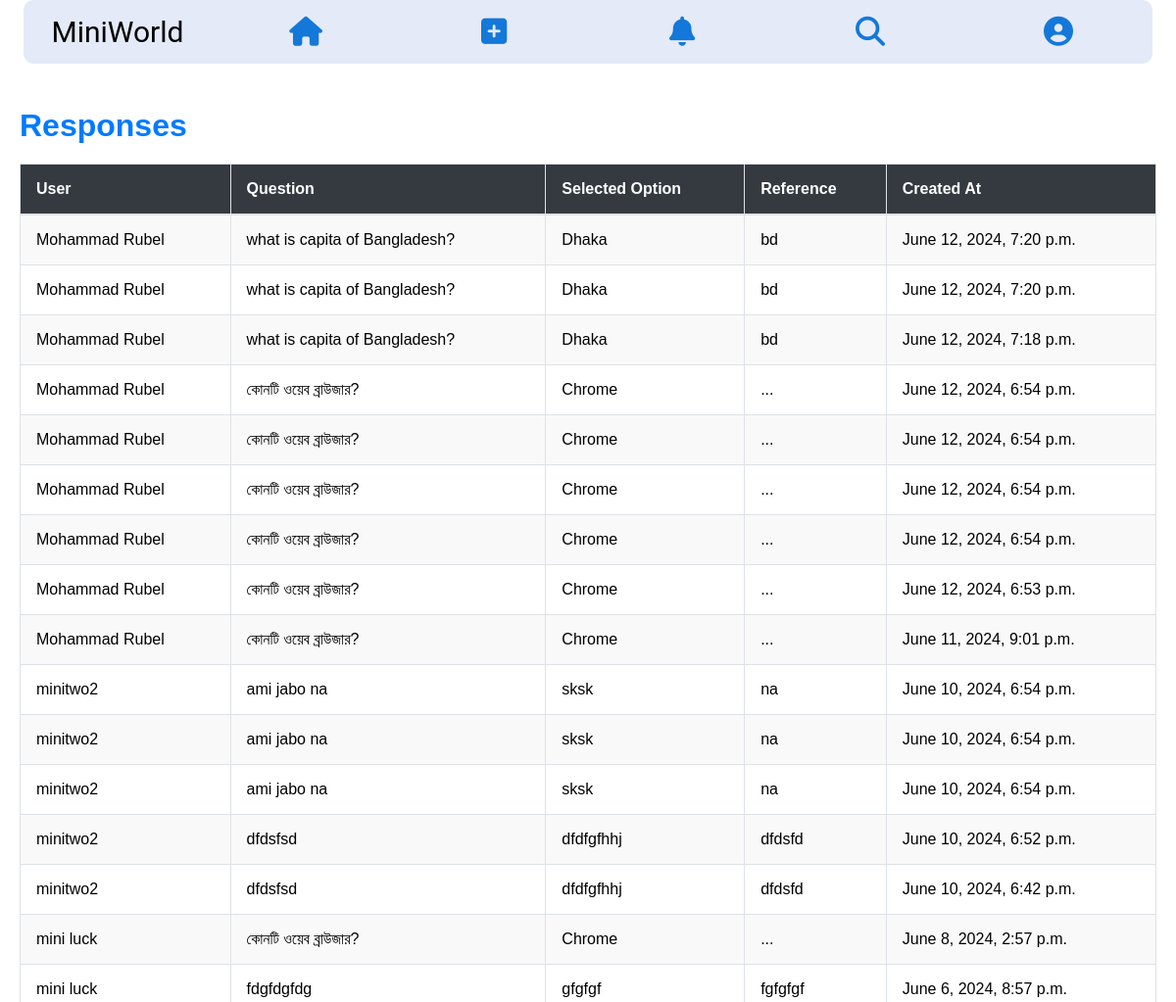
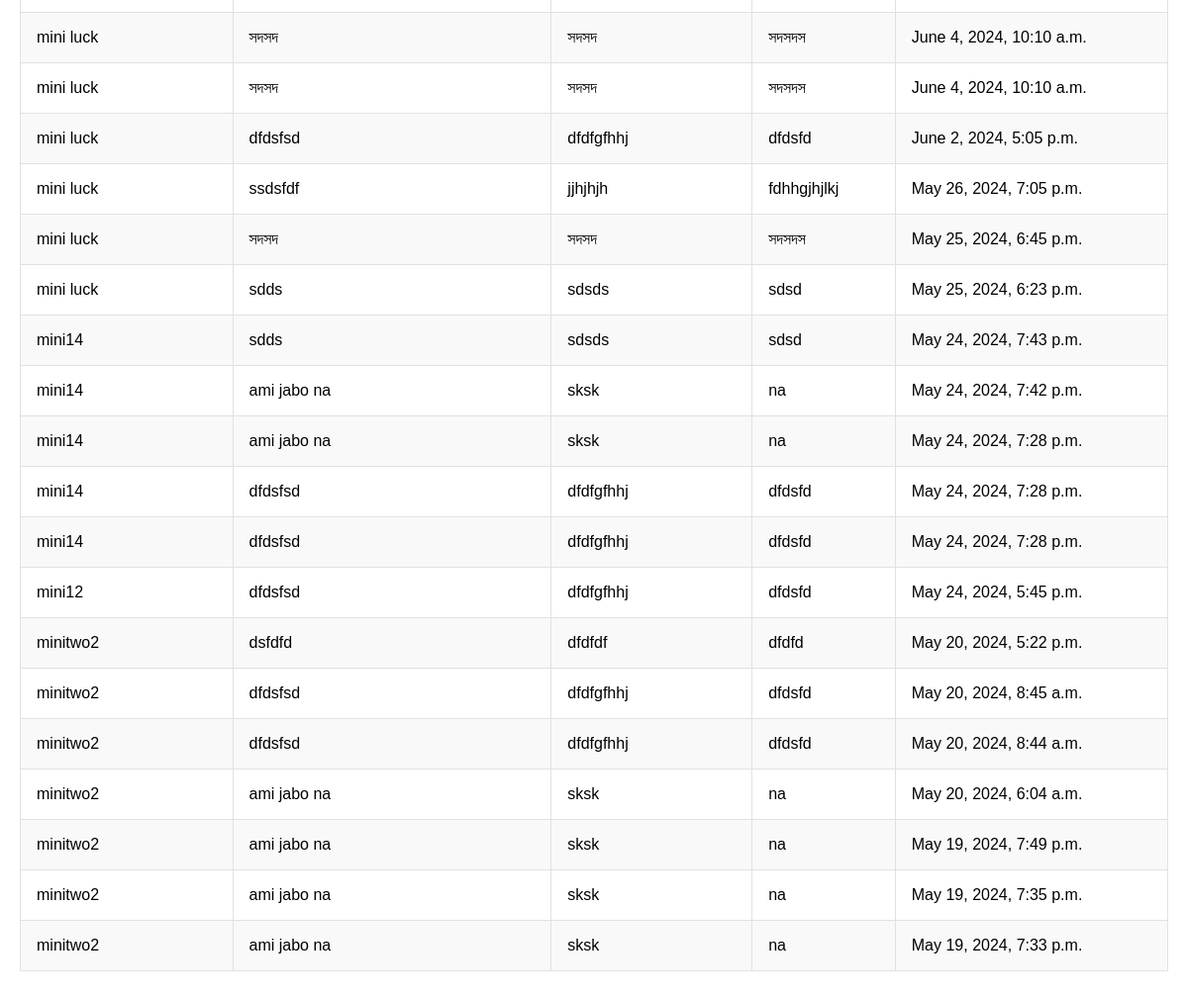
The page / (signed in) on the database its author committed (2 pictures, top to bottom).
### minigen/models.py (models this page shows, shortened)
class Response(models.Model):
    user = models.ForeignKey(User, on_delete=models.CASCADE, related_name='responses')
    mcq_post = models.ForeignKey(MCQPost, on_delete=models.CASCADE, related_name='responses')
    selected_option = models.CharField(max_length=7, choices=MCQPost.OPTION_CHOICES)
    is_correct = models.BooleanField()
    created_at = models.DateTimeField(auto_now_add=True)
    updated_at = models.DateTimeField(auto_now=True)

class MCQPost(models.Model):
    user = models.ForeignKey(User, on_delete=models.CASCADE, related_name='mcq_posts')
    question = models.CharField(max_length=255)
    reference = models.CharField(max_length=255)
    option1 = models.CharField(max_length=255)
    option2 = models.CharField(max_length=255)
    option3 = models.CharField(max_length=255)
    option4 = models.CharField(max_length=255)
    answer = models.CharField(max_length=255)
    OPTION_CHOICES = [
        ('option1', 'Option 1'),
        ('option2', 'Option 2'),
        ('option3', 'Option 3'),
        ('option4', 'Option 4'),
    ]
    description = models.CharField(max_length=255, choices=OPTION_CHOICES)
    created_at = models.DateTimeField(auto_now_add=True)
    updated_at = models.DateTimeField(auto_now=True)
    class Meta:
        ordering = ['-created_at']
        verbose_name = 'MCQ Post'
        verbose_name_plural = 'MCQ Posts'

### minigen/views.py (the view)
# urls.py: path('', views.Mini, name="mini"),
@login_required(login_url=reverse_lazy('signin'))
def Mini(request):
    responses = Response.objects.filter(is_correct=True).order_by('-created_at')
    context = {
        'responses': responses,
    }
    return render(request, 'minigen/mini.html', context)

### templates/minigen/mini.html (shortened to what this page needs)
{% load static %}
<!DOCTYPE html>
<html lang="en">
<head>
    <link rel="stylesheet" href="{% static 'minigen/css/mini.css' %}">
    <link rel="stylesheet" href="https://cdnjs.cloudflare.com/ajax/libs/font-awesome/6.5.1/css/all.min.css">
</head>
<body>
<div class="container-fluid">
    <div class="container">
        <div class="menu">
            <div class="mini-home">
                <a href="{% url 'home' %}" class="button-class">MiniWorld</a>
            </div>
            <div class="menu-home">
                <a href="{% url 'home' %}" class="icon-button" aria-label="Home">
                    <i class="fa-solid fa-house icon"></i>
                </a>
            </div>
            <div class="menu-home">
                <a href="{% url 'postmcq' %}" class="icon-button" aria-label="Post MCQ">
                    <i class="fa-solid fa-square-plus"></i>
                </a>
            </div>
            <div class="menu-home">
                <a href="{% url 'notification' %}" class="icon-button" aria-label="Notifications">
                    <i class="fa-solid fa-bell"></i>
                </a>
            </div>
            <div class="menu-home">
                <a href="{% url 'search' %}" class="icon-button" aria-label="Search">
                    <i class="fa-solid fa-magnifying-glass"></i>
                </a>
            </div>
            <div class="menu-home">
                <a href="{% url 'profile' %}" class="icon-button" aria-label="Profile">
                    <i class="fa-solid fa-circle-user"></i>
                </a>
            </div>
        </div>
    </div>
</div>
<div class="centre">
    <div class="container">
        <h1 class="mt-4">Responses</h1>
        <table class="table table-bordered table-striped mt-4">
            <thead class="thead-dark">
                <tr>
                    <th>User</th>
                    <th>Question</th>
                    <th>Selected Option</th>
                    <th>Reference</th>
                    <th>Created At</th>
                </tr>
            </thead>
            <tbody>
                {% for response in responses %}
                {% if response.is_correct %}
                    <tr>
                        <td>{{ response.user.username }}</td>
                        <td>{{ response.mcq_post.question }}</td>
                        <td>{% if response.selected_option == 'option1' %}
                                {{ response.mcq_post.option1 }}
                            {% elif response.selected_option == 'option2' %}
                                {{ response.mcq_post.option2 }}
                            {% elif response.selected_option == 'option3' %}
                                {{ response.mcq_post.option3 }}
                            {% elif response.selected_option == 'option4' %}
                                {{ response.mcq_post.option4 }}
                            {% endif %}</td>
                        <td>{{ response.mcq_post.reference }}</td>
                        <td>{{ response.created_at }}</td>
                    </tr>
                {% endif %}
                {% endfor %}
            </tbody>
        </table>
    </div>
</div>
</body>
</html>

### assets/minigen/css/mini.css (style rules this page uses)
* { margin: 0; padding: 0; box-sizing: border-box; }
body { font-family: Arial, sans-serif; margin: 0; padding: 0; }
.container-fluid { width: 90%; padding: 0 15px; margin: 0 auto; margin-left: 5%; }
.container { width: 100%; }
.menu { position: fixed; top: 0; left: 0; width: 96%; margin-left: 2%; margin-top: 0%; display: flex; justify-content: space-around; align-items: center; padding: 5px 0; background-color: #e4eaf7; z-index: 1000; border-radius: 10px; }
.mini-home { flex: 1; text-align: center; }
.mini-home a { width: 100%; display: inline-block; cursor: pointer; padding: 10px; border-radius: 10px; font-family: 'Roboto', sans-serif; text-align: center; color: black; font-size: 30px; text-decoration: none; }
.menu-home { flex: 1; text-align: center; }
.menu-home a { width: 50%; display: inline-block; cursor: pointer; padding: 10px; border-radius: 10px; font-family: 'Roboto', sans-serif; text-align: center; color: #1378DA; font-size: 30px; }
.menu-home a i { font-size: 30px; margin-top: 2px; }
.centre { display: flex; justify-content: center; align-items: start; padding: 20px; margin-top: 70px; }
.container { margin-top: 20px; }
h1 { font-size: 2em; margin-bottom: 20px; color: #007bff; }
.table { width: 100%; margin-bottom: 1rem; background-color: #fff; border-collapse: collapse; }
.table th, .table td { padding: 1rem; vertical-align: top; border-top: 1px solid #dee2e6; }
.table thead th { vertical-align: bottom; border-bottom: 2px solid #dee2e6; background-color: #343a40; color: #fff; }
.table-bordered { border: 1px solid #dee2e6; }
.table-bordered th, .table-bordered td { border: 1px solid #dee2e6; }
.table-striped tbody tr:nth-of-type(odd) { background-color: #f9f9f9; }
thead { background-color: #343a40; color: white; }
td, th { padding: 15px; text-align: left; }

### rows shown on the page
Response: user.username "Mohammad Rubel", mcq_post.question "what is capita of Bangladesh?", mcq_post.option1 "Dhaka", mcq_post.reference "bd", created_at "June 12, 2024, 7:20 p.m."
Response: user.username "Mohammad Rubel", mcq_post.question "what is capita of Bangladesh?", mcq_post.option1 "Dhaka", mcq_post.reference "bd", created_at "June 12, 2024, 7:20 p.m."
Response: user.username "Mohammad Rubel", mcq_post.question "what is capita of Bangladesh?", mcq_post.option1 "Dhaka", mcq_post.reference "bd", created_at "June 12, 2024, 7:18 p.m."
Response: user.username "Mohammad Rubel", mcq_post.question "কোনটি ওয়েব ব্রাউজার?", mcq_post.option3 "Chrome", mcq_post.reference "...", created_at "June 12, 2024, 6:54 p.m."
Response: user.username "Mohammad Rubel", mcq_post.question "কোনটি ওয়েব ব্রাউজার?", mcq_post.option3 "Chrome", mcq_post.reference "...", created_at "June 12, 2024, 6:54 p.m."
Response: user.username "Mohammad Rubel", mcq_post.question "কোনটি ওয়েব ব্রাউজার?", mcq_post.option3 "Chrome", mcq_post.reference "...", created_at "June 12, 2024, 6:54 p.m."
Response: user.username "Mohammad Rubel", mcq_post.question "কোনটি ওয়েব ব্রাউজার?", mcq_post.option3 "Chrome", mcq_post.reference "...", created_at "June 12, 2024, 6:54 p.m."
Response: user.username "Mohammad Rubel", mcq_post.question "কোনটি ওয়েব ব্রাউজার?", mcq_post.option3 "Chrome", mcq_post.reference "...", created_at "June 12, 2024, 6:53 p.m."
Response: user.username "Mohammad Rubel", mcq_post.question "কোনটি ওয়েব ব্রাউজার?", mcq_post.option3 "Chrome", mcq_post.reference "...", created_at "June 11, 2024, 9:01 p.m."
Response: user.username "minitwo2", mcq_post.question "ami jabo na", mcq_post.option2 "sksk", mcq_post.reference "na", created_at "June 10, 2024, 6:54 p.m."
Response: user.username "minitwo2", mcq_post.question "ami jabo na", mcq_post.option2 "sksk", mcq_post.reference "na", created_at "June 10, 2024, 6:54 p.m."
Response: user.username "minitwo2", mcq_post.question "ami jabo na", mcq_post.option2 "sksk", mcq_post.reference "na", created_at "June 10, 2024, 6:54 p.m."
Response: user.username "minitwo2", mcq_post.question "dfdsfsd", mcq_post.option3 "dfdfgfhhj", mcq_post.reference "dfdsfd", created_at "June 10, 2024, 6:52 p.m."
Response: user.username "minitwo2", mcq_post.question "dfdsfsd", mcq_post.option3 "dfdfgfhhj", mcq_post.reference "dfdsfd", created_at "June 10, 2024, 6:42 p.m."
Response: user.username "mini luck", mcq_post.question "কোনটি ওয়েব ব্রাউজার?", mcq_post.option3 "Chrome", mcq_post.reference "...", created_at "June 8, 2024, 2:57 p.m."
Response: user.username "mini luck", mcq_post.question "fdgfdgfdg", mcq_post.option2 "gfgfgf", mcq_post.reference "fgfgfgf", created_at "June 6, 2024, 8:57 p.m."
Response: user.username "mini luck", mcq_post.question "সদসদ", mcq_post.option2 "সদসদ", mcq_post.reference "সদসদস", created_at "June 4, 2024, 10:10 a.m."
Response: user.username "mini luck", mcq_post.question "সদসদ", mcq_post.option2 "সদসদ", mcq_post.reference "সদসদস", created_at "June 4, 2024, 10:10 a.m."
Response: user.username "mini luck", mcq_post.question "dfdsfsd", mcq_post.option3 "dfdfgfhhj", mcq_post.reference "dfdsfd", created_at "June 2, 2024, 5:05 p.m."
Response: user.username "mini luck", mcq_post.question "ssdsfdf", mcq_post.option3 "jjhjhjh", mcq_post.reference "fdhhgjhjlkj", created_at "May 26, 2024, 7:05 p.m."
Response: user.username "mini luck", mcq_post.question "সদসদ", mcq_post.option2 "সদসদ", mcq_post.reference "সদসদস", created_at "May 25, 2024, 6:45 p.m."
Response: user.username "mini luck", mcq_post.question "sdds", mcq_post.option2 "sdsds", mcq_post.reference "sdsd", created_at "May 25, 2024, 6:23 p.m."
Response: user.username "mini14", mcq_post.question "sdds", mcq_post.option2 "sdsds", mcq_post.reference "sdsd", created_at "May 24, 2024, 7:43 p.m."
Response: user.username "mini14", mcq_post.question "ami jabo na", mcq_post.option2 "sksk", mcq_post.reference "na", created_at "May 24, 2024, 7:42 p.m."
Response: user.username "mini14", mcq_post.question "ami jabo na", mcq_post.option2 "sksk", mcq_post.reference "na", created_at "May 24, 2024, 7:28 p.m."
Response: user.username "mini14", mcq_post.question "dfdsfsd", mcq_post.option3 "dfdfgfhhj", mcq_post.reference "dfdsfd", created_at "May 24, 2024, 7:28 p.m."
Response: user.username "mini14", mcq_post.question "dfdsfsd", mcq_post.option3 "dfdfgfhhj", mcq_post.reference "dfdsfd", created_at "May 24, 2024, 7:28 p.m."
Response: user.username "mini12", mcq_post.question "dfdsfsd", mcq_post.option3 "dfdfgfhhj", mcq_post.reference "dfdsfd", created_at "May 24, 2024, 5:45 p.m."
Response: user.username "minitwo2", mcq_post.question "dsfdfd", mcq_post.option3 "dfdfdf", mcq_post.reference "dfdfd", created_at "May 20, 2024, 5:22 p.m."
Response: user.username "minitwo2", mcq_post.question "dfdsfsd", mcq_post.option3 "dfdfgfhhj", mcq_post.reference "dfdsfd", created_at "May 20, 2024, 8:45 a.m."
Response: user.username "minitwo2", mcq_post.question "dfdsfsd", mcq_post.option3 "dfdfgfhhj", mcq_post.reference "dfdsfd", created_at "May 20, 2024, 8:44 a.m."
Response: user.username "minitwo2", mcq_post.question "ami jabo na", mcq_post.option2 "sksk", mcq_post.reference "na", created_at "May 20, 2024, 6:04 a.m."
Response: user.username "minitwo2", mcq_post.question "ami jabo na", mcq_post.option2 "sksk", mcq_post.reference "na", created_at "May 19, 2024, 7:49 p.m."
Response: user.username "minitwo2", mcq_post.question "ami jabo na", mcq_post.option2 "sksk", mcq_post.reference "na", created_at "May 19, 2024, 7:35 p.m."
Response: user.username "minitwo2", mcq_post.question "ami jabo na", mcq_post.option2 "sksk", mcq_post.reference "na", created_at "May 19, 2024, 7:33 p.m."
